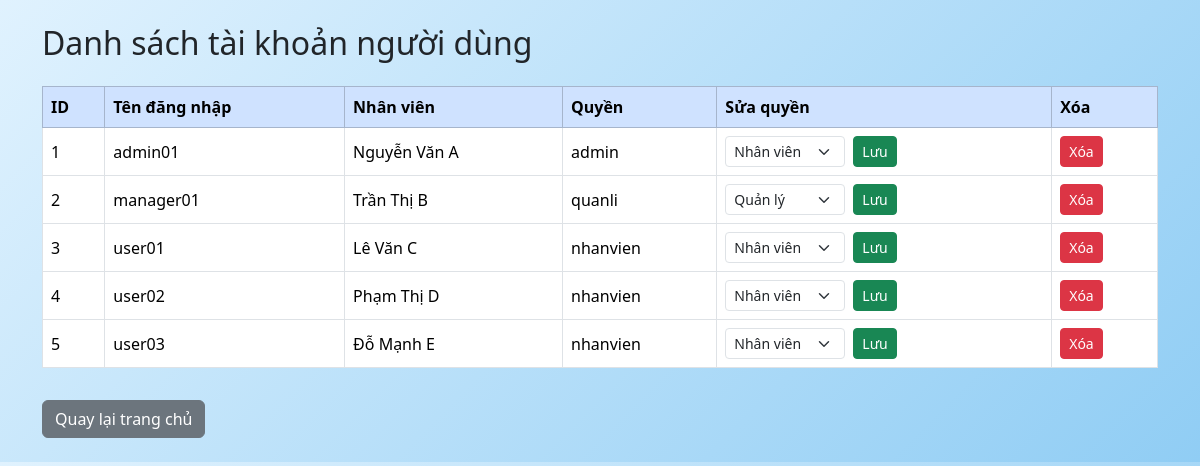
The page /danhsachusers.php on the database its author committed.
### tables this page shows
CREATE TABLE `users` (
  `id` int(11) NOT NULL,
  `username` varchar(50) DEFAULT NULL,
  `password` varchar(255) DEFAULT NULL,
  `nhanvien_id` int(11) DEFAULT NULL,
  `role` enum('admin','quanli','nhanvien') DEFAULT NULL
);

CREATE TABLE `nhanvien` (
  `id` int(11) NOT NULL,
  `tennv` varchar(100) DEFAULT NULL,
  `gioitinh` enum('Nam','Nữ') DEFAULT NULL,
  `ngaysinh` date DEFAULT NULL,
  `dienthoai` varchar(20) DEFAULT NULL,
  `email` varchar(100) DEFAULT NULL,
  `diachi` text DEFAULT NULL,
  `phongban_id` int(11) DEFAULT NULL,
  `vitri_id` int(11) DEFAULT NULL,
  `ngay_vao_lam` date DEFAULT NULL
);

### danhsachusers.php (the view, shortened to what this page needs)
<?php
try {
    $conn = new PDO("mysql:host=localhost;dbname= qlnv", "root", "");
    $conn->setAttribute(PDO::ATTR_ERRMODE, PDO::ERRMODE_EXCEPTION);
} catch (PDOException $e) {
    die("Kết nối thất bại: " . $e->getMessage());
}
$sql = "SELECT u.id, u.username, u.role, nv.tennv
        FROM users u
        LEFT JOIN nhanvien nv ON u.nhanvien_id = nv.id
        ORDER BY u.id ASC";
$stmt = $conn->prepare($sql);
$stmt->execute();
$users = $stmt->fetchAll(PDO::FETCH_ASSOC);
?>
<!DOCTYPE html>
<html lang="vi">
<head>
    <link rel="stylesheet" href="css/bootstrap.min.css">
</head>
<body>
<div class="container py-4">
    <h2 class="mb-4">Danh sách tài khoản người dùng</h2>
    <div class="table-responsive">
    <table class="table table-bordered table-hover align-middle">
        <thead class="table-primary">
            <tr>
                <th>ID</th>
                <th>Tên đăng nhập</th>
                <th>Nhân viên</th>
                <th>Quyền</th>
                <th>Sửa quyền</th>
                <th>Xóa</th>
            </tr>
        </thead>
        <tbody>
        <?php foreach($users as $user): ?>
            <tr>
                <td><?php echo $user['id']; ?></td>
                <td><?php echo htmlspecialchars($user['username']); ?></td>
                <td><?php echo htmlspecialchars($user['tennv']); ?></td>
                <td><?php echo htmlspecialchars($user['role']); ?></td>
                <td>
                    <form method="post" class="d-flex align-items-center gap-2">
                        <select name="role" class="form-select form-select-sm" style="width:120px;">
                            <option value="user" <?php if($user['role']=='user') echo 'selected'; ?>>Nhân viên</option>
                            <option value="quanli" <?php if($user['role']=='quanli') echo 'selected'; ?>>Quản lý</option>
                        </select>
                        <button type="submit" name="update_role" value="1" class="btn btn-sm btn-success">Lưu</button>
                    </form>
                </td>
                <td>
                    <form method="post" onsubmit="return confirm('Bạn chắc chắn muốn xóa tài khoản này?');">
                        <button type="submit" class="btn btn-sm btn-danger">Xóa</button>
                    </form>
                </td>
            </tr>
        <?php endforeach; ?>
        </tbody>
    </table>
    </div>
    <a href="index.php" class="btn btn-secondary mt-3">Quay lại trang chủ</a>
</div>
</body>
</html>

### danhsachusers.php (style rules this page uses)
body { background: linear-gradient(135deg, #e0f2fe 0%, #90cdf4 100%); }
.table th, .table td { vertical-align: middle; }

### rows shown on the page
users: id "1", username "admin01", nhanvien.tennv "Nguyễn Văn A", role "admin"
users: id "2", username "manager01", nhanvien.tennv "Trần Thị B", role "quanli", role "Quản lý"
users: id "3", username "user01", nhanvien.tennv "Lê Văn C", role "nhanvien"
users: id "4", username "user02", nhanvien.tennv "Phạm Thị D", role "nhanvien"
users: id "5", username "user03", nhanvien.tennv "Đỗ Mạnh E", role "nhanvien"
